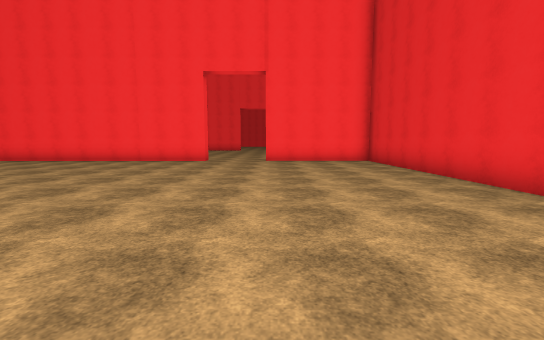
[1] (above)

24 first-person views from a walk through a Unity game level. The camera is 1.5 m above the floor, tilts 6° down and sees 90° across. The floor is counted in squares, 2 m on a side. Each view is taken from the middle of a square. On the plan, view 1 faces up. The plan holds only what a view shows up to about 10 squares ahead; the rest is blank. The place goes on beyond the plan. Surface patterns are stand-ins for the level's own textures.

[2]
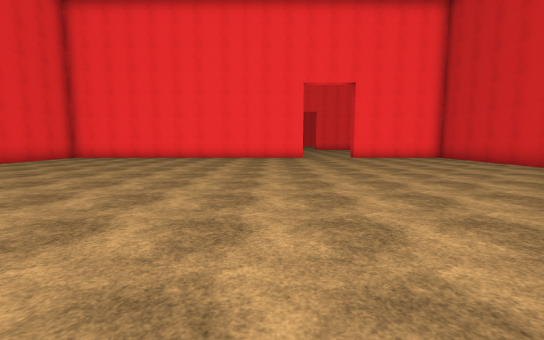

[3]
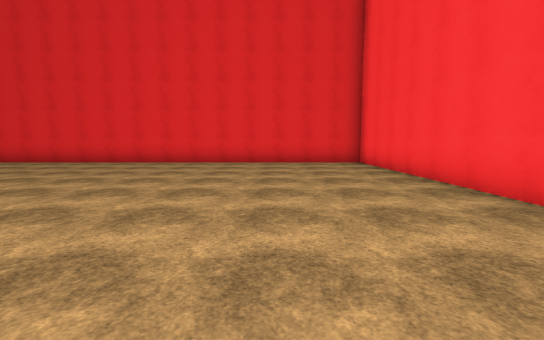

[4]
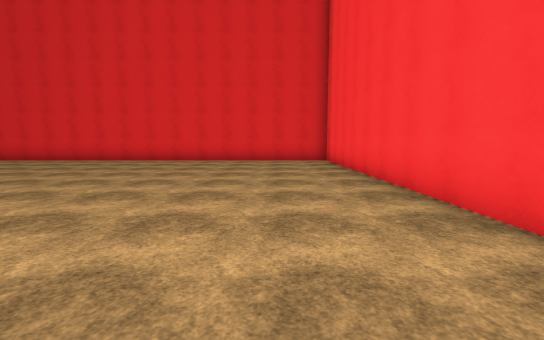

[5]
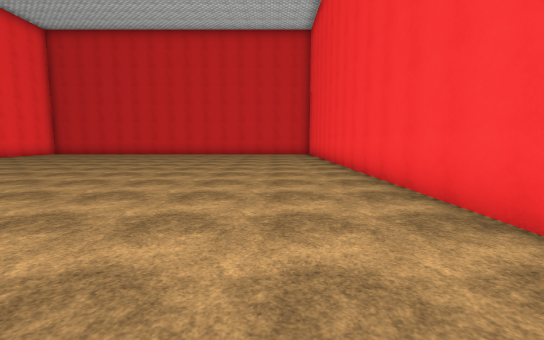

[6]
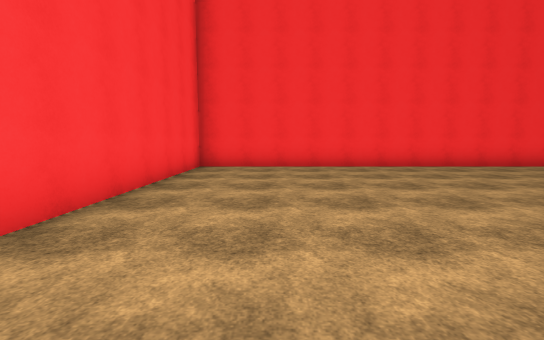

[7]
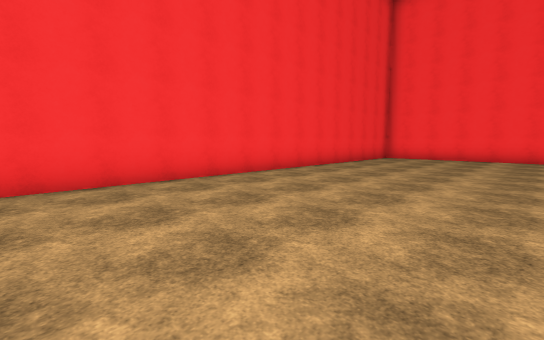

[8]
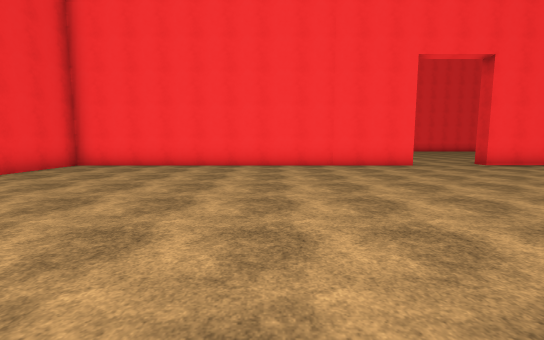

[9]
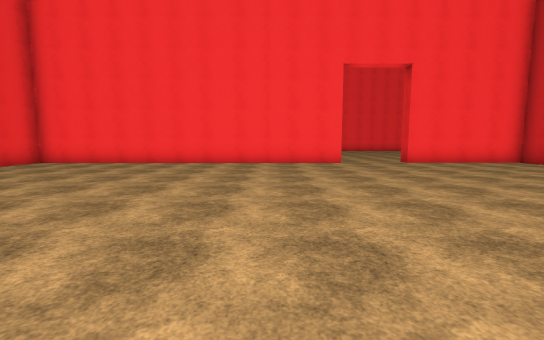

[10]
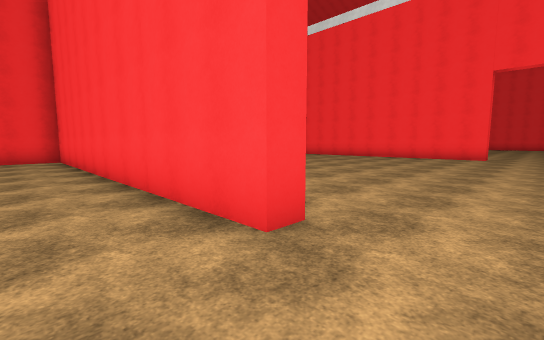

[11]
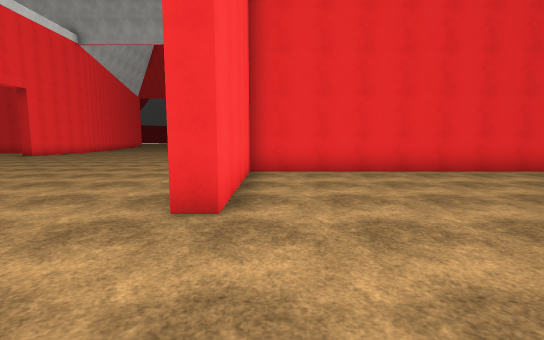

[12]
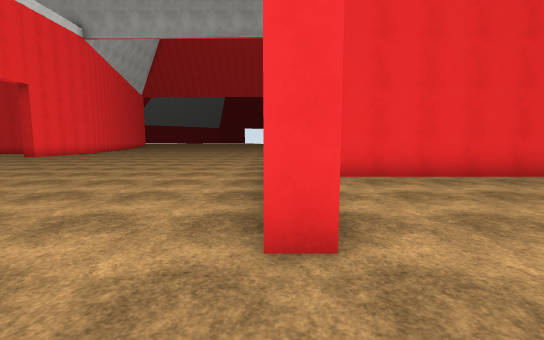

[13]
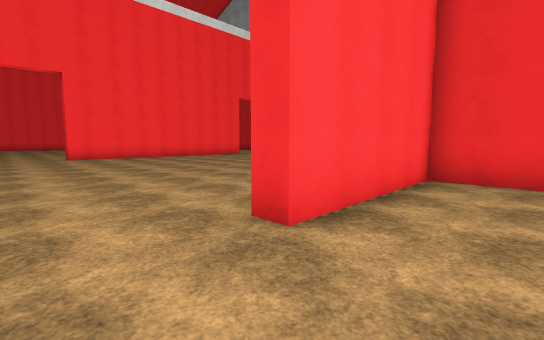

[14]
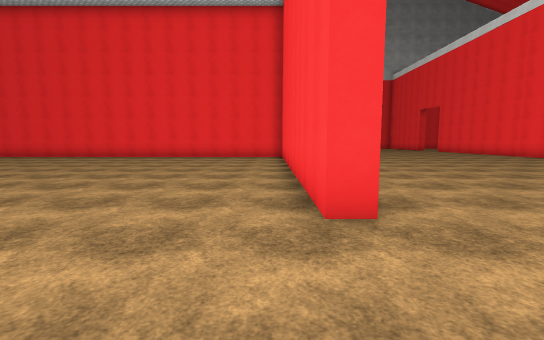

[15]
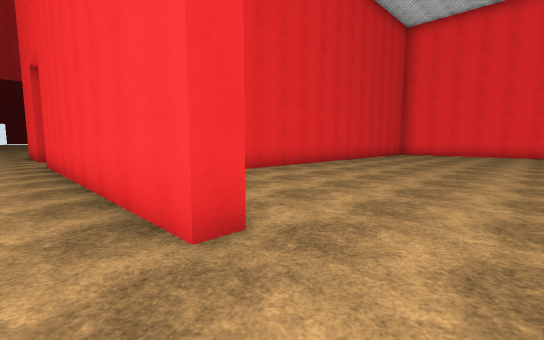

[16]
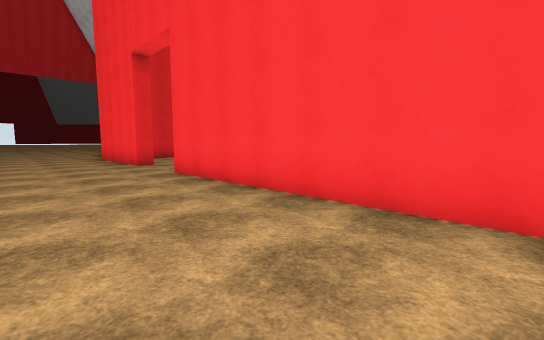

[17]
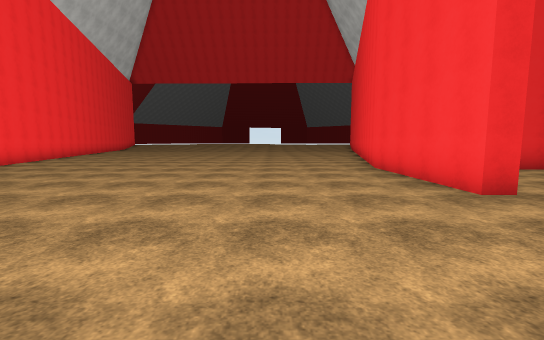

[18]
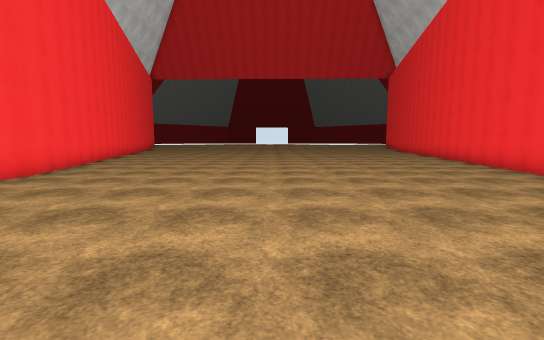

[19]
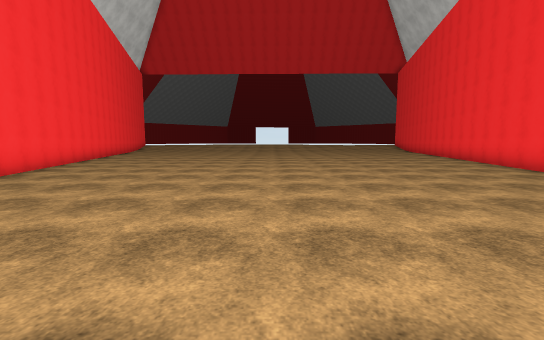

[20]
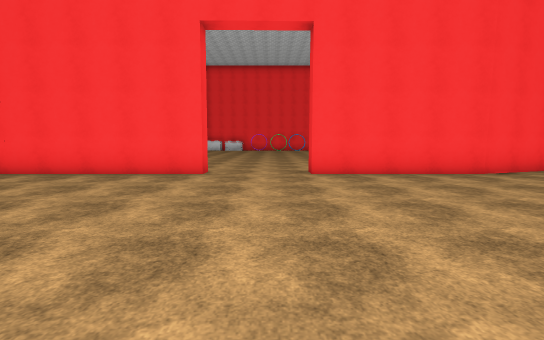

[21]
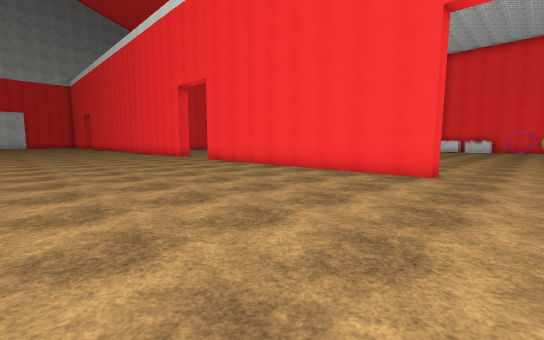

[22]
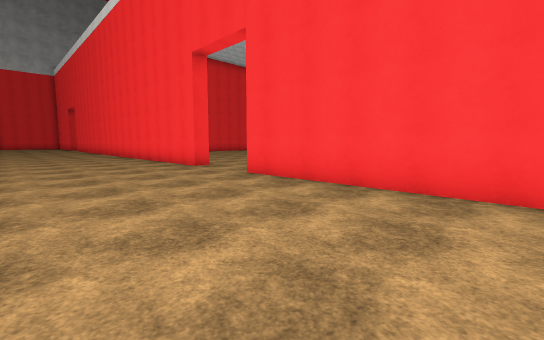

[23]
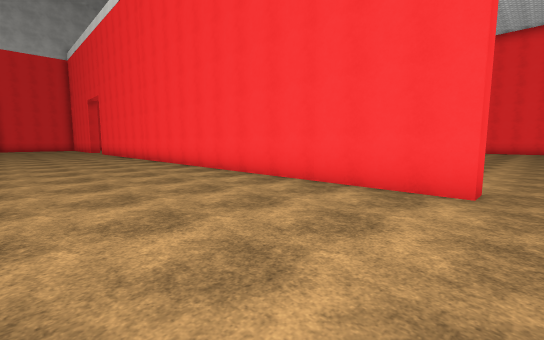

[24]
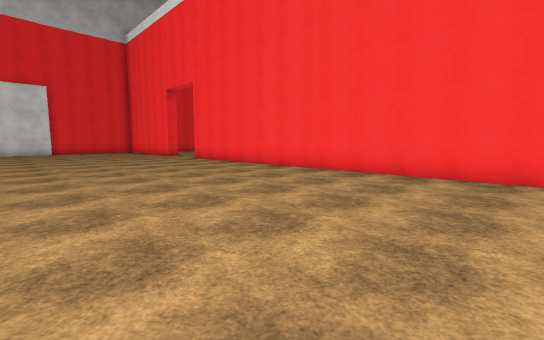

### Floor plan
Points are (right, up) in squares from view 1. A wall is a line through its corners. A room is listed if a view was taken in it or the views show most of it. See-through windows are left out.
Room 1 (views 1, 2, 3, 4, 5, 6, 7, 8, 9, 10, 11, 13, 14)
walls: (-2.6, 10.5) (-13.1, 10.5) (-13.1, -4.2) (3.7, -4.2) (3.7, 10.5) (-0.2, 10.5)
ways out: opening at (-1.5, 11) to room 2
Room 2 (views 12, 15, 16, 17, 18, 19, 20, 21, 22, 23, 24)
walls: (-2.6, 22.7) (-2.6, 22.2) (-17, 22.2); (-2.6, 11.1) (-2.6, 10.5); (-0.2, 10.5) (-0.2, 11.1) (8.4, 11.1); (8.4, 22.7) (8.4, 22.2) (-0.1, 22.2); (10.8, 10.5) (10.8, 11.1) (14.9, 11.1); (15, 22.2) (10.8, 22.2); (14.8, 11) (21.1, 9.4); (21.1, 24.1) (14.9, 22.3)
ways out: opening at (-1.5, 11) to room 1; opening at (-1.5, 23); opening at (9.5, 11); opening at (9.5, 23)

Where each view was taken, in squares from view 1:
view 1: 0 up, 0 right, facing up
view 2: 2 down, 4 left, facing up
view 3: 1 down, 6 left, facing right
view 4: 2 down, 7 left, facing right
view 5: 2 down, 12 left, facing right
view 6: 2 down, 5 left, facing left
view 7: 2 down, 8 left, facing up-left
view 8: 2 up, 7 left, facing up
view 9: 1 up, 5 left, facing up
view 10: 9 up, 1 left, facing up-left
view 11: 10 up, 3 left, facing right
view 12: 11 up, 2 left, facing right
view 13: 9 up, 2 left, facing up-right
view 14: 10 up, 0 right, facing left
view 15: 12 up, 2 left, facing down-right
view 16: 14 up, 2 right, facing down-right
view 17: 14 up, 7 right, facing right
view 18: 17 up, 9 right, facing right
view 19: 17 up, 11 right, facing right
view 20: 16 up, 10 right, facing up
view 21: 16 up, 10 right, facing up-left
view 22: 18 up, 5 right, facing up-left
view 23: 18 up, 2 left, facing up-left
view 24: 16 up, 9 left, facing up-left
